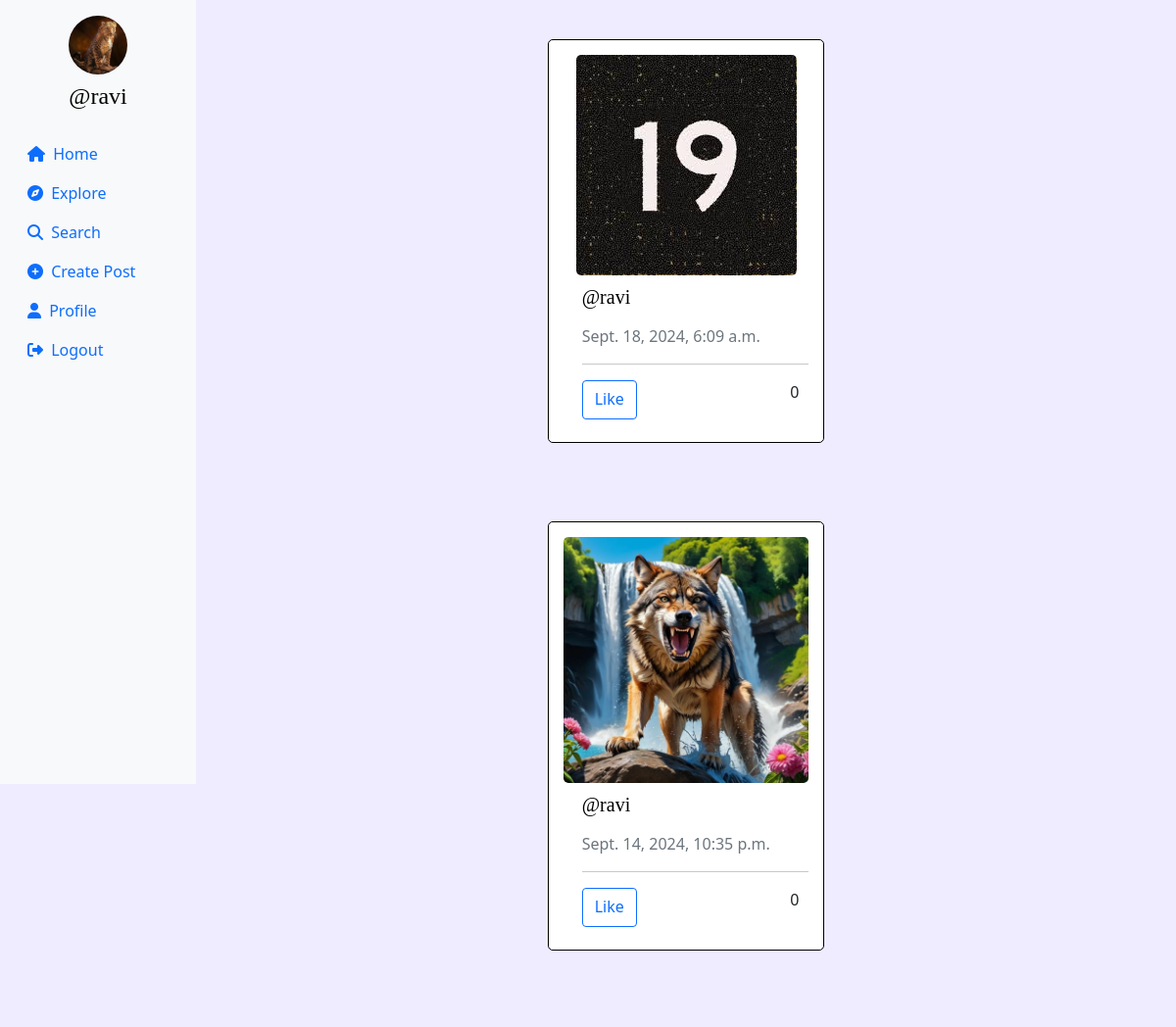
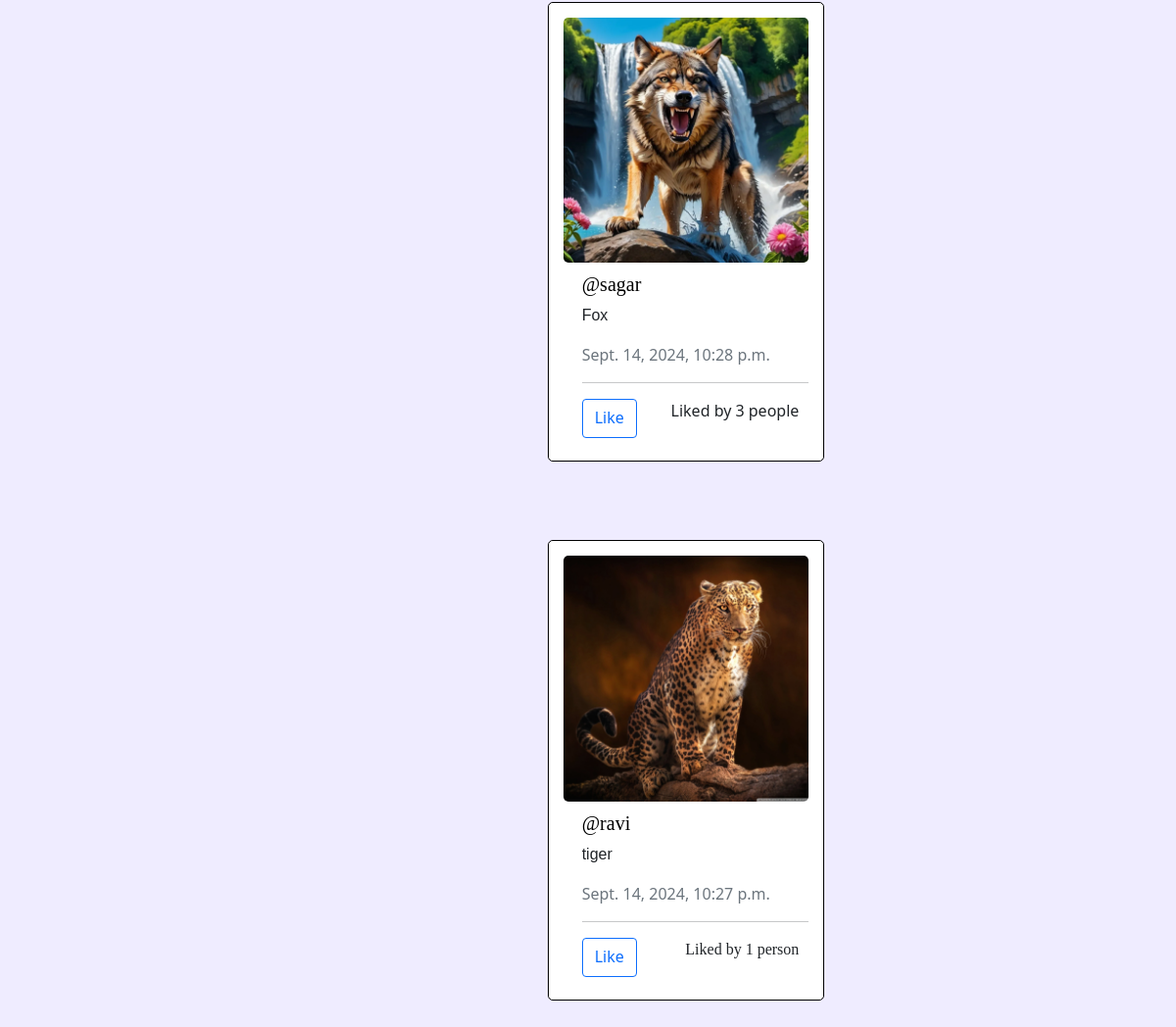
Screenshot of / (signed in) with the database file from the repository (2 pictures, top to bottom).
### userauth/models.py (models this page shows, shortened)
class Profile(models.Model):
    user = models.ForeignKey(User, on_delete=models.CASCADE)
    id_user = models.IntegerField(primary_key=True, default=0)
    bio = models.TextField(blank=True, default='')
    profileimg = models.ImageField(upload_to='profile_images', default='blank-profile-picture.png')
    location = models.CharField(max_length=100, blank=True, default='')

class Post(models.Model):
    id = models.UUIDField(primary_key=True, default=uuid.uuid4)
    user = models.CharField(max_length=100)
    image = models.ImageField(upload_to='post_images')
    caption = models.TextField()
    created_at = models.DateTimeField(default=datetime.now)
    no_of_likes = models.IntegerField(default=0)

### userauth/views.py (the view)
# urls.py: path('',views.home,name='home'),
@login_required(login_url='/loginn')
def home(request):
    following_users = Followers.objects.filter(follower=request.user.username).values_list('user', flat=True)
    post = Post.objects.filter(Q(user=request.user.username) | Q(user__in=following_users)).order_by('-created_at')
    profile = Profile.objects.get(user=request.user)
    context = {
        'post': post,
        'profile': profile,
    }
    return render(request, 'main.html',context)

### templates/main.html (shortened to what this page needs)
{% load static %}
<!DOCTYPE html>
<html lang="en">
<head>
    <link rel="stylesheet" href="https://maxcdn.bootstrapcdn.com/bootstrap/4.5.2/css/bootstrap.min.css">
    <link href="https://cdn.jsdelivr.net/npm/bootstrap@5.0.2/dist/css/bootstrap.min.css" rel="stylesheet"
>
    <link rel="stylesheet" href="{% static 'css/app.css' %}">
</head>
<body style="background-color:rgb(239, 236, 255)">
<div class="container-fluid">
    <div class="row">
        <nav class="col-md-2 d-none d-md-block sidebar" style="position: fixed;">
            <div class="text-center mt-3">
                <img src="{{profile.profileimg.url}}" alt="Profile Picture" class="profile-pic">
                <h4 class="mt-2" style="font-family:cursive;"><a href="/profile/{{user}}" style="text-decoration:none;">@{{user}}</a></h4>
            </div>
            <ul class="nav flex-column mt-4">
                <li class="nav-item">
                    <a class="nav-link active" href="/">
                        <i class="fa-solid fa-house mr-1"></i> Home
                    </a>
                </li>
                <li class="nav-item">
                    <a class="nav-link" href="/explore">
                        <i class="fa-solid fa-compass mr-1"></i> Explore
                    </a>
                </li>
                <li class="nav-item">
                    <a class="nav-link" href="#" data-bs-toggle="modal" data-bs-target="#exampleModal3">
                        <i class="fa-solid fa-magnifying-glass mr-1"></i> Search
                    </a>
                </li>
                <li class="nav-item">
                    <a class="nav-link" href="#" data-bs-toggle="modal" data-bs-target="#exampleModal"
                        data-bs-whatever="@getbootstrap">
                        <i class="fa-solid fa-circle-plus mr-1"></i> Create Post
                    </a>
                </li>
                <li class="nav-item">
                    <a class="nav-link" href="/profile/{{user}}">
                        <i class="fa-solid fa-user mr-1"></i> Profile
                    </a>
                </li>
                <li class="nav-item">
                    <a class="nav-link" href="/logoutt">
                        <i class="fa-solid fa-right-from-bracket mr-1"></i> Logout
                    </a>
                </li>
            </ul>
        </nav>
        <main role="main" class="col-md-9 ml-sm-auto col-lg-10 px-md-4">
            <div>{% for pos in post %}
                <div class="container" id="{{pos.id}}">
                    <div class="row">
                        <div class="col-md-5 mx-auto">
                            <div class="post-card"style="border: 1px solid black;margin: 40px;">
                                <img src="{{pos.image.url}}" alt="Post Image" class="post-image d-block mx-auto"
                                    style="height:auto; width:auto;  margin:auto;">
                                <div class="post-content"style="margin-left: 19px;">
                                    <h5><a href="/profile/{{pos.user}}" style="text-decoration: none; font-family: cursive;">@{{pos.user}}</a></h5>
                                    <p style="font-family:'Gill Sans', 'Gill Sans MT', Calibri, 'Trebuchet MS', sans-serif;">{{pos.caption}}</p>
                                    <p class="text-muted">{{pos.created_at}}</p>
                                    <hr>
                                    <div class="d-flex justify-content-between" style="margin-bottom: 8px; margin-right:10px;">
                                        <a href="/like-post/{{pos.id}}" class="btn btn-outline-primary">Like</a>
                                        {% if pos.no_of_likes == 0 %}
                                        <p>0</p>
                                        {% elif pos.no_of_likes == 1 %}
                                        <p style="font-family:'Times New Roman', Times, serif">Liked by {{pos.no_of_likes}} person</p>
                                        {% else %}
                                        <p>Liked by {{pos.no_of_likes}} people</p>
                                        {% endif %}
                                    </div>
                                </div>
                            </div>
                        </div>
                    </div>
                </div>
                {% endfor %}
            </div>
        </main>
    </div>
</div>
</body>
</html>

### static/css/app.css (style rules this page uses)
.post-card { border: 1px solid #ddd; margin: 20px; padding: 15px; background-color: #fff; border-radius: 5px; }
.post-image { max-width: 100%; border-radius: 5px; }
.post-content { margin-top: 10px; }
.sidebar { background-color: #f8f9fa; height: 100vh; color: black; }
.profile-pic { width: 60px; height: 60px; border-radius: 50%; object-fit: cover; }
a { color: black; }

### templates/main.html (style rules this page uses)
.sidebar { background-color: #f8f9fa; height: 100vh; color: black; }
.profile-pic { width: 60px; height: 60px; border-radius: 50%; object-fit: cover; }
a { color: black; }

### rows the page displays
Profile: profileimg (picture)
Post: image (picture), user "ravi", created_at "Sept. 18, 2024, 6:09 a.m.", no_of_likes "0"
Post: image (picture), user "ravi", created_at "Sept. 14, 2024, 10:35 p.m.", no_of_likes "0"
Post: image (picture), user "sagar", caption "Fox", created_at "Sept. 14, 2024, 10:28 p.m.", no_of_likes "3"
Post: image (picture), user "ravi", caption "tiger", created_at "Sept. 14, 2024, 10:27 p.m.", no_of_likes "1"

### other values shown
{{ user }} "ravi"
